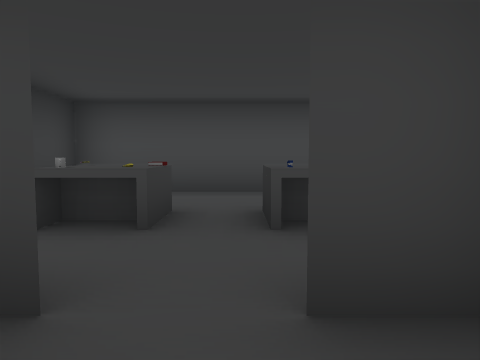
View 1 (above)

24 first-person views from a walk through a Unity game level. The camera is 1.2 m above the floor, tilts 4° down and sees 70° across. Doors are open. The floor is counted in squares, 2 m on a side. Each view is taken from the middle of a square. On the plan, view 1 faces up. The plan holds only what a view shows up to about 10 squares ahead; the rest is blank. The place goes on beyond the plan. The player is left out.

View 2
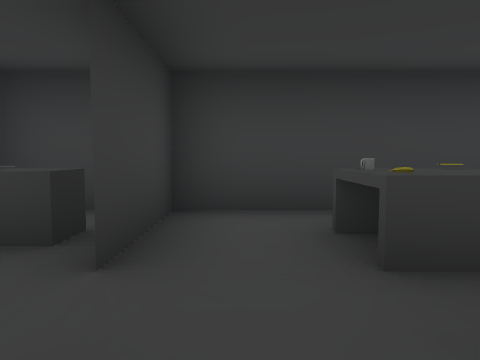

View 3
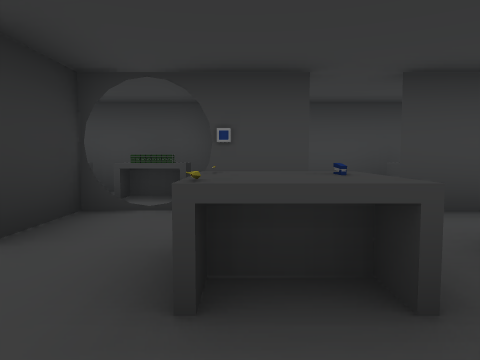

View 4
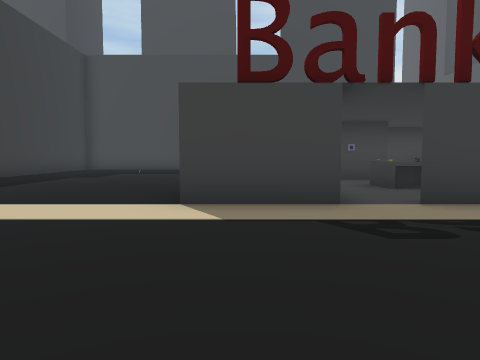

View 5
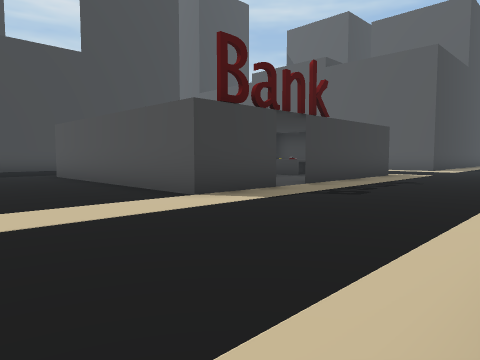

View 6
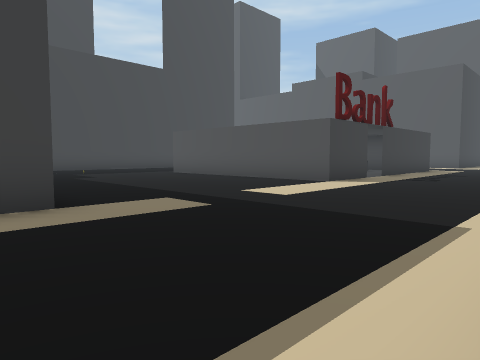

View 7
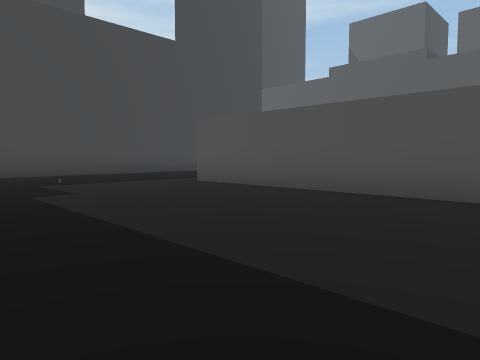

View 8
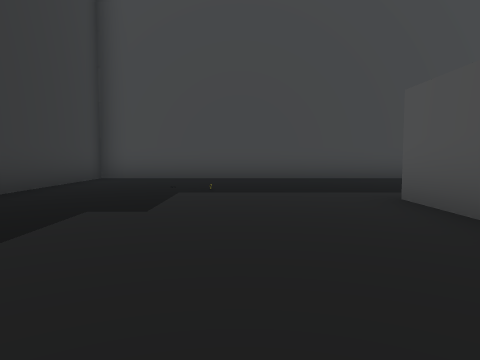

View 9
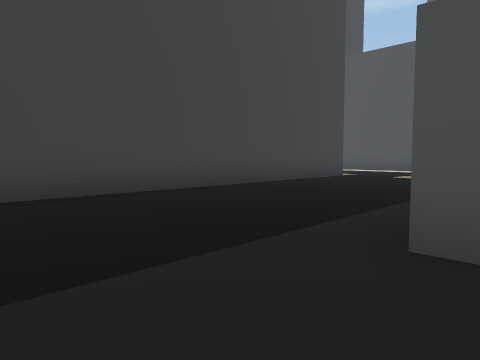

View 10
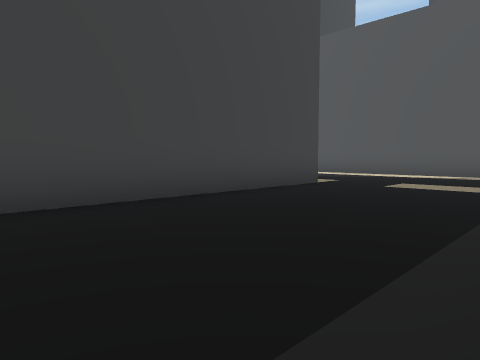

View 11
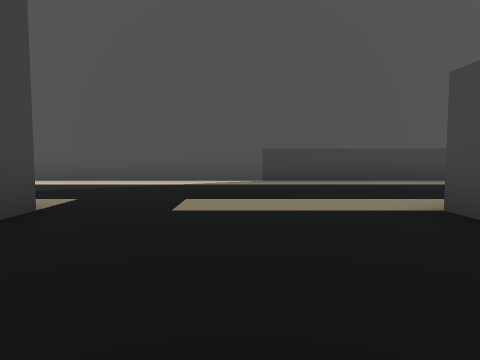

View 12
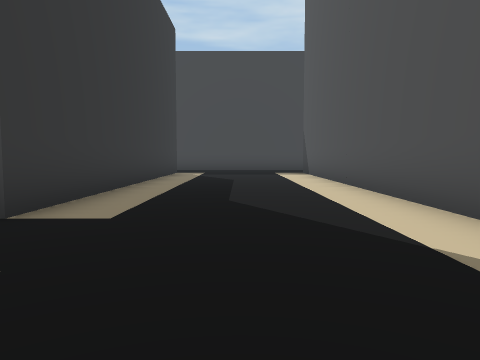

View 13
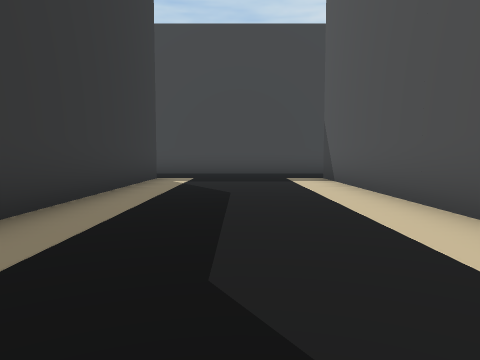

View 14
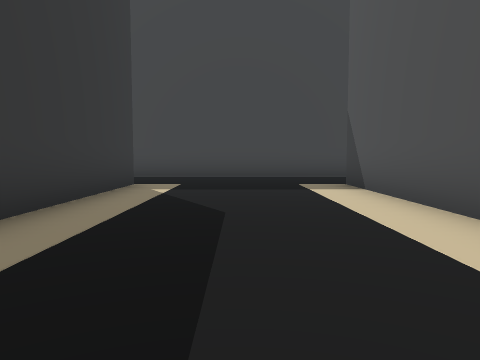

View 15
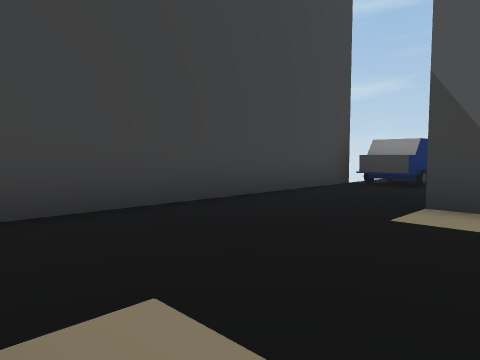

View 16
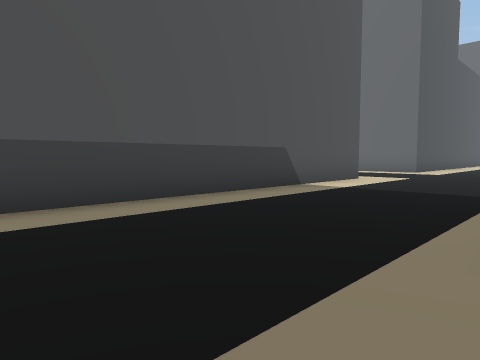

View 17
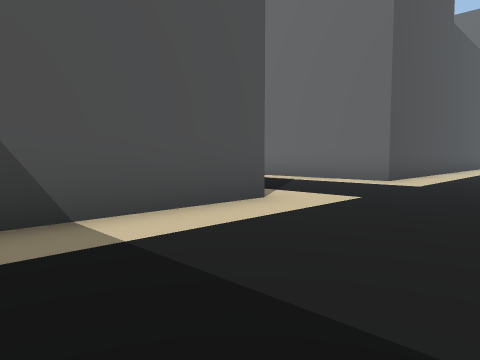

View 18
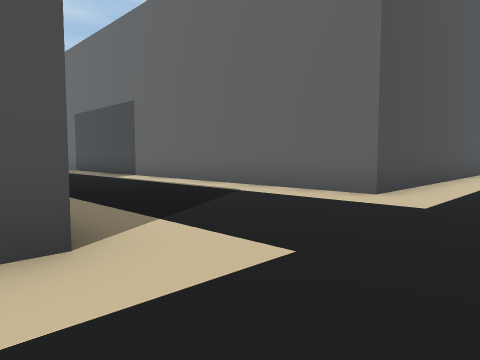

View 19
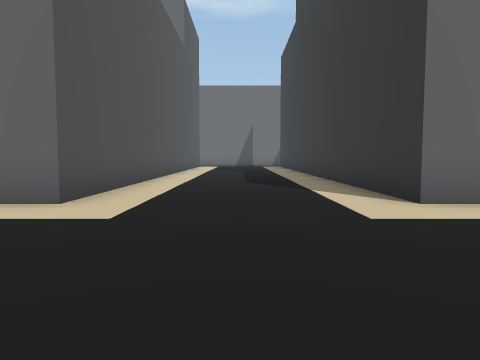

View 20
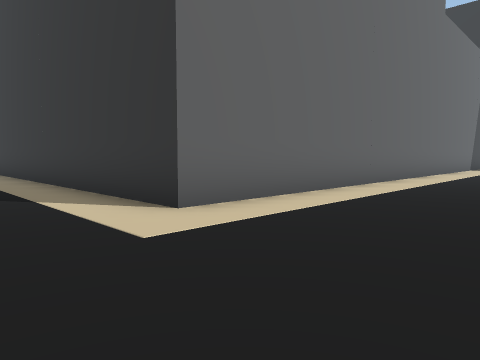

View 21
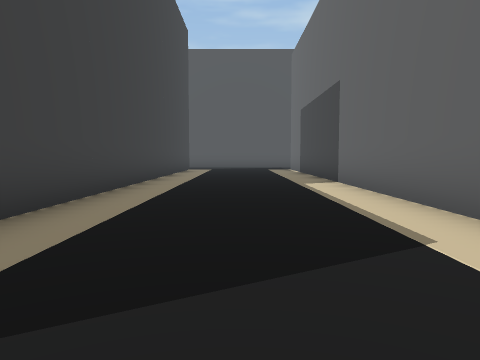

View 22
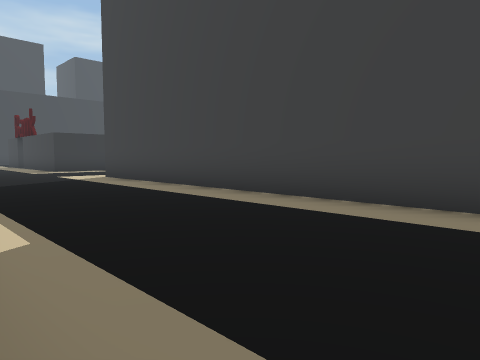

View 23
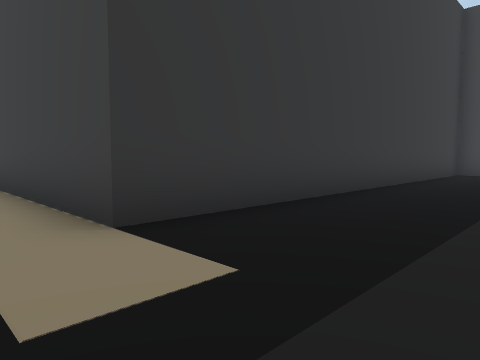

View 24
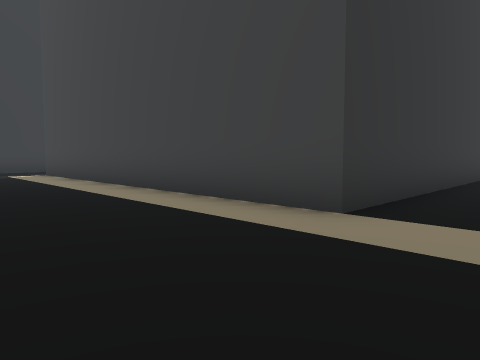

### Floor plan
Points are (right, up) in squares from view 1. A wall is a line through its corners. A room is listed if a view was taken in it or the views show most of it. See-through windows are left out.
Room 1 (view 1)
walls: (-1.8, -0.7) (-0.1, -0.7); (-2.7, 1.1) (-2.7, -0.6); (1, 1.2) (0.2, 1.2)
ways out: open door at (-0.5, 1) to room 2
objects: other object (-2, 0) to (-1, 0)
Room 2 (views 2, 3, 4, 5, 6, 7, 8, 9, 10, 11, 12, 13, 14, 15, 16, 17, 18, 19, 20, 21, 22, 23, 24)
walls: (2.2, 1.3) (2.8, 1.3); (0.1, 1.3) (1.5, 1.3); (1.2, 5.7) (-2.7, 5.7) (-2.7, 1.1); (1.4, -0.7) (2, -0.7); (4.7, 5.9) (4.7, -0.8); (-2, 5.7) (1.8, 5.7); (-2.8, 1.3) (-0.8, 1.3); (-2.1, -0.7) (-2.8, -0.7); (6, 10.3) (-2.8, 10.3) (-2.8, 17.5); (-7.2, 17) (-7.2, 10.3) (-17.1, 10.3); (-2.8, -13.9) (-2.8, -5.2) (10.7, -5.2) (10.7, 5.7) (20, 5.7); (-17, 5.7) (-7.2, 5.7) (-7.2, -14.2); (-10.4, -16.7) (-1.9, -16.7)
ways out: open door at (-0.5, 1) to room 1; open door at (2, 1)
objects: other object (-11, -16) to (-10, -15); other object (-2, 3); other object (-1, 3); other object (0, 3); other object (1, 3); other object (2, 0); other object (3, 0) to (4, 0)

Positions as (right, up) in squares from view 1, and headings:
1: (0, 0), facing up
2: (1, 2), facing left
3: (1, 5), facing down
4: (4, 10), facing down
5: (8, 10), facing down-left
6: (12, 10), facing down-left
7: (10, 6), facing down-left
8: (7, 4), facing down
9: (7, 0), facing down-left
10: (4, -1), facing down-left
11: (1, -3), facing left
12: (-5, -2), facing down
13: (-5, -5), facing down
14: (-5, -7), facing down
15: (-3, -13), facing down-left
16: (-3, -3), facing up-left
17: (-4, 2), facing up-left
18: (-5, 5), facing up-left
19: (-5, 6), facing up
20: (-5, 7), facing up-right
21: (-7, 8), facing left
22: (-17, 10), facing down-right
23: (8, 7), facing down-right
24: (9, 9), facing down-right
